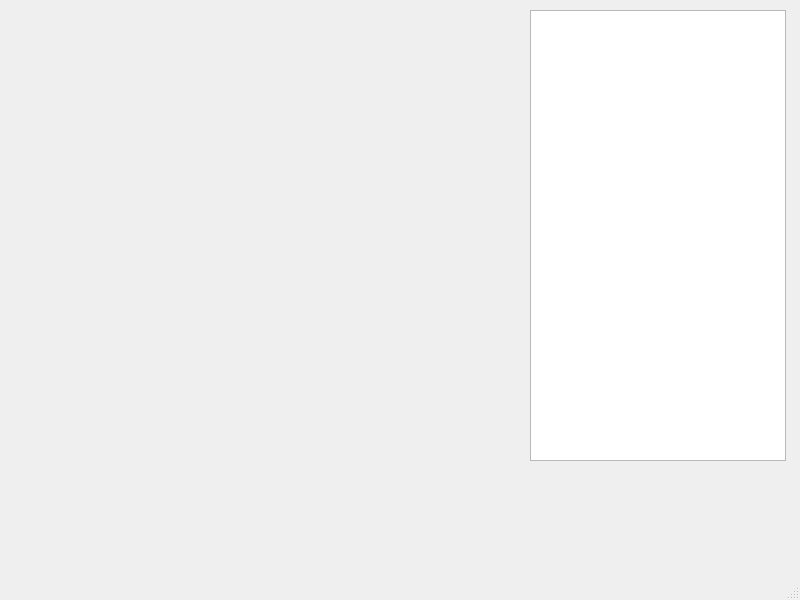
<?xml version="1.0" encoding="UTF-8"?>
<ui version="4.0">
 <class>patience</class>
 <widget class="QMainWindow" name="patience">
  <property name="geometry">
   <rect>
    <x>0</x>
    <y>0</y>
    <width>800</width>
    <height>600</height>
   </rect>
  </property>
  <property name="windowTitle">
   <string>Patience.....</string>
  </property>
  <property name="windowIcon">
   <iconset>
    <normaloff>images/title_image.png</normaloff>images/title_image.png</iconset>
  </property>
  <widget class="QWidget" name="centralwidget">
   <widget class="QLabel" name="patience_background">
    <property name="geometry">
     <rect>
      <x>10</x>
      <y>10</y>
      <width>501</width>
      <height>451</height>
     </rect>
    </property>
    <property name="text">
     <string/>
    </property>
   </widget>
   <widget class="QGraphicsView" name="graphicsView">
    <property name="geometry">
     <rect>
      <x>530</x>
      <y>10</y>
      <width>256</width>
      <height>451</height>
     </rect>
    </property>
   </widget>
  </widget>
  <widget class="QMenuBar" name="menubar">
   <property name="geometry">
    <rect>
     <x>0</x>
     <y>0</y>
     <width>800</width>
     <height>22</height>
    </rect>
   </property>
  </widget>
  <widget class="QStatusBar" name="statusbar"/>
 </widget>
 <resources/>
 <connections/>
</ui>
